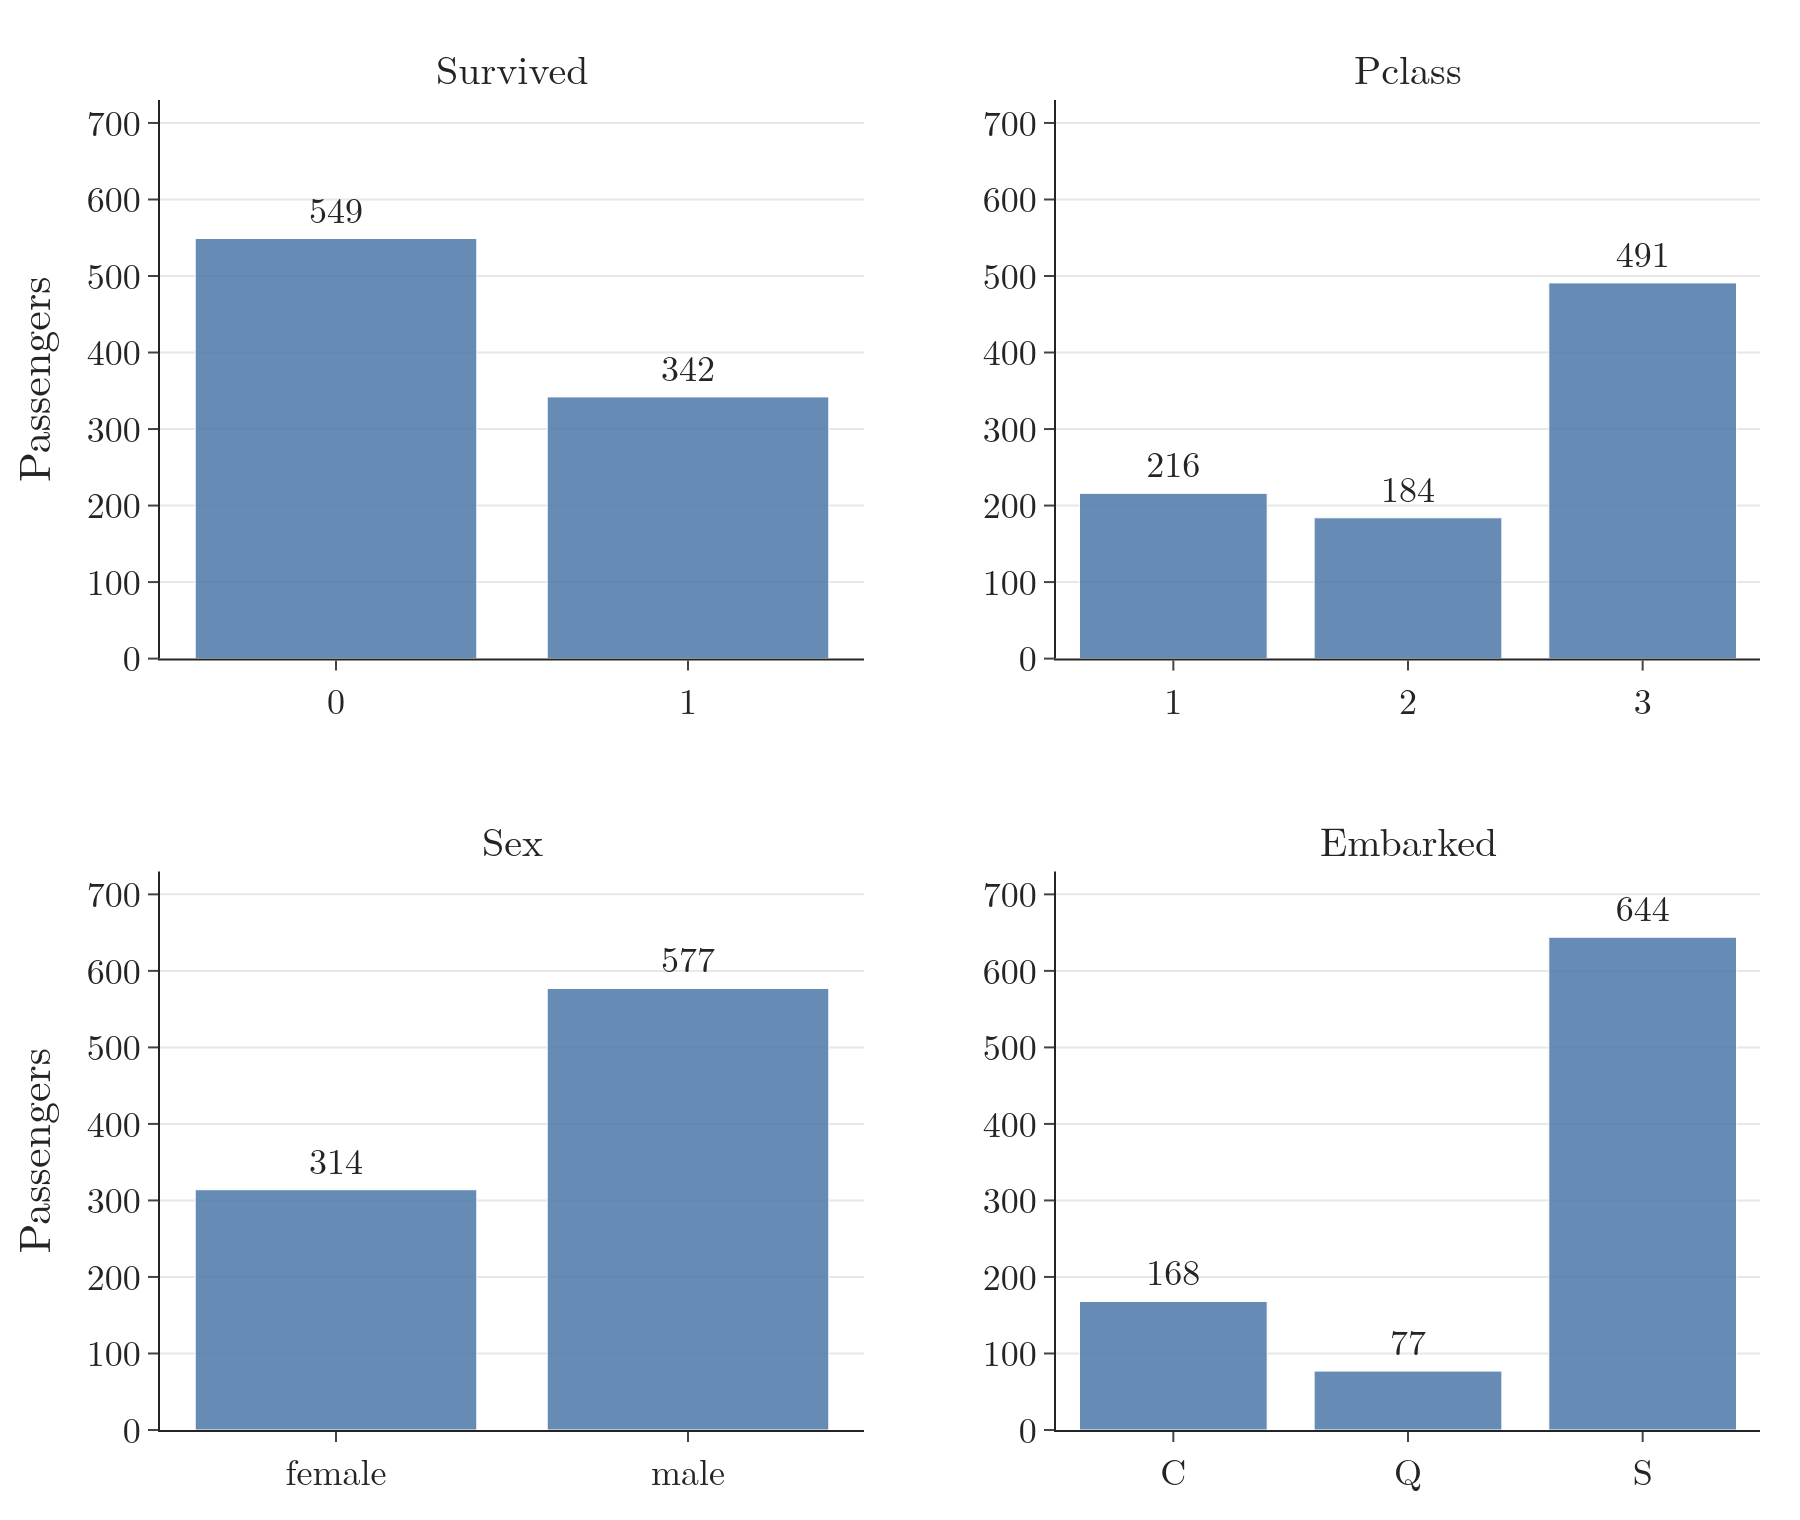

This chart was generated by the following Python code:
"""Count plots of four categorical Titanic columns: how many passengers fall in each group."""
from pathlib import Path
import pandas as pd
import plotly.graph_objects as go
from plotly.subplots import make_subplots

here = Path(__file__).parent
df = pd.read_csv(here.parent / "data" / "titanic_train.csv")
cols = ["Survived", "Pclass", "Sex", "Embarked"]
fig = make_subplots(2, 2, subplot_titles=cols, vertical_spacing=0.16, horizontal_spacing=0.12)
for i, c in enumerate(cols):
    counts = df[c].astype(str).value_counts().sort_index()
    row, col = i // 2 + 1, i % 2 + 1
    fig.add_trace(go.Bar(x=counts.index, y=counts.values, text=counts.values, textposition="outside",
                         marker=dict(color="#4C78A8", opacity=0.85)), row, col)
    fig.update_xaxes(type="category", row=row, col=col)
    fig.update_yaxes(range=[0, 730], showgrid=True, title="Passengers" if col == 1 else None, row=row, col=col)
fig.update_layout(template="simple_white", width=900, height=760, showlegend=False,
                  font=dict(family="Latin Modern Roman", size=18), margin=dict(l=80, r=20, t=50, b=40))
fig.update_annotations(font_size=20)
fig.write_image(here / "countplots.png", scale=2)
fig.write_image(here / "countplots.pdf")
